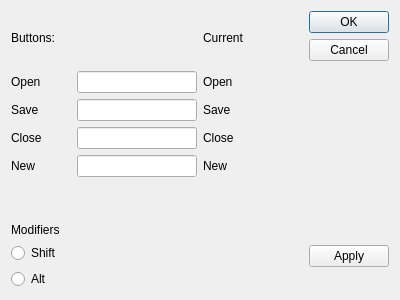
<?xml version="1.0" encoding="UTF-8"?>
<ui version="4.0">
 <class>SettWindget</class>
 <widget class="QDialog" name="SettWindget">
  <property name="geometry">
   <rect>
    <x>0</x>
    <y>0</y>
    <width>400</width>
    <height>300</height>
   </rect>
  </property>
  <property name="windowTitle">
   <string>Dialog</string>
  </property>
  <layout class="QGridLayout" name="gridLayout_5">
   <item row="0" column="0">
    <layout class="QGridLayout" name="gridLayout_4" rowstretch="4,0,0,0" columnstretch="5,0,0">
     <item row="0" column="2">
      <layout class="QGridLayout" name="gridLayout_3">
       <item row="0" column="0">
        <widget class="QDialogButtonBox" name="buttonBox">
         <property name="orientation">
          <enum>Qt::Vertical</enum>
         </property>
         <property name="standardButtons">
          <set>QDialogButtonBox::Cancel|QDialogButtonBox::Ok</set>
         </property>
        </widget>
       </item>
      </layout>
     </item>
     <item row="3" column="0">
      <layout class="QGridLayout" name="gridLayout_2">
       <item row="0" column="0">
        <widget class="QLabel" name="label_6">
         <property name="text">
          <string>Modifiers</string>
         </property>
        </widget>
       </item>
       <item row="1" column="0">
        <widget class="QRadioButton" name="radioButton">
         <property name="text">
          <string>Shift</string>
         </property>
        </widget>
       </item>
       <item row="2" column="0">
        <widget class="QRadioButton" name="radioButton_2">
         <property name="text">
          <string>Alt</string>
         </property>
        </widget>
       </item>
      </layout>
     </item>
     <item row="0" column="1">
      <spacer name="horizontalSpacer">
       <property name="orientation">
        <enum>Qt::Horizontal</enum>
       </property>
       <property name="sizeHint" stdset="0">
        <size>
         <width>40</width>
         <height>20</height>
        </size>
       </property>
      </spacer>
     </item>
     <item row="0" column="0">
      <layout class="QGridLayout" name="gridLayout" columnstretch="2,4,2">
       <item row="0" column="0">
        <widget class="QLabel" name="label">
         <property name="text">
          <string>Buttons:</string>
         </property>
        </widget>
       </item>
       <item row="0" column="2">
        <widget class="QLabel" name="label_7">
         <property name="text">
          <string>Current</string>
         </property>
        </widget>
       </item>
       <item row="1" column="0">
        <widget class="QLabel" name="label_2">
         <property name="text">
          <string>Open</string>
         </property>
        </widget>
       </item>
       <item row="1" column="1">
        <widget class="QLineEdit" name="lineEdit"/>
       </item>
       <item row="1" column="2">
        <widget class="QLabel" name="label_9">
         <property name="text">
          <string>Open</string>
         </property>
        </widget>
       </item>
       <item row="2" column="0">
        <widget class="QLabel" name="label_3">
         <property name="text">
          <string>Save</string>
         </property>
        </widget>
       </item>
       <item row="2" column="1">
        <widget class="QLineEdit" name="lineEdit_2"/>
       </item>
       <item row="2" column="2">
        <widget class="QLabel" name="label_8">
         <property name="text">
          <string>Save</string>
         </property>
        </widget>
       </item>
       <item row="3" column="0">
        <widget class="QLabel" name="label_4">
         <property name="text">
          <string>Close</string>
         </property>
        </widget>
       </item>
       <item row="3" column="1">
        <widget class="QLineEdit" name="lineEdit_3"/>
       </item>
       <item row="3" column="2">
        <widget class="QLabel" name="label_11">
         <property name="text">
          <string>Close</string>
         </property>
        </widget>
       </item>
       <item row="4" column="0">
        <widget class="QLabel" name="label_5">
         <property name="text">
          <string>New</string>
         </property>
        </widget>
       </item>
       <item row="4" column="1">
        <widget class="QLineEdit" name="lineEdit_4"/>
       </item>
       <item row="4" column="2">
        <widget class="QLabel" name="label_10">
         <property name="text">
          <string>New</string>
         </property>
        </widget>
       </item>
      </layout>
     </item>
     <item row="1" column="0">
      <spacer name="verticalSpacer">
       <property name="orientation">
        <enum>Qt::Vertical</enum>
       </property>
       <property name="sizeHint" stdset="0">
        <size>
         <width>20</width>
         <height>40</height>
        </size>
       </property>
      </spacer>
     </item>
     <item row="3" column="2">
      <widget class="QPushButton" name="ApplyButton">
       <property name="text">
        <string>Apply</string>
       </property>
      </widget>
     </item>
    </layout>
   </item>
  </layout>
 </widget>
 <resources/>
 <connections>
  <connection>
   <sender>buttonBox</sender>
   <signal>accepted()</signal>
   <receiver>SettWindget</receiver>
   <slot>accept()</slot>
   <hints>
    <hint type="sourcelabel">
     <x>248</x>
     <y>254</y>
    </hint>
    <hint type="destinationlabel">
     <x>157</x>
     <y>274</y>
    </hint>
   </hints>
  </connection>
  <connection>
   <sender>buttonBox</sender>
   <signal>rejected()</signal>
   <receiver>SettWindget</receiver>
   <slot>reject()</slot>
   <hints>
    <hint type="sourcelabel">
     <x>316</x>
     <y>260</y>
    </hint>
    <hint type="destinationlabel">
     <x>286</x>
     <y>274</y>
    </hint>
   </hints>
  </connection>
 </connections>
</ui>
